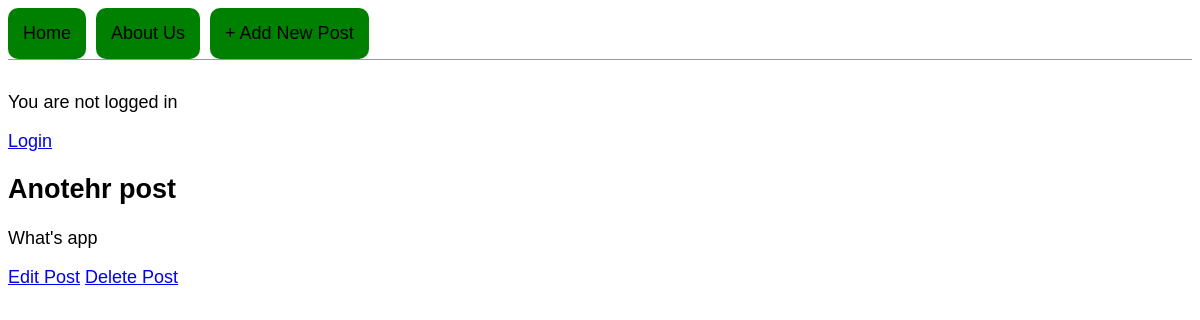
/post/3/, run on an earlier commit of the app's database.
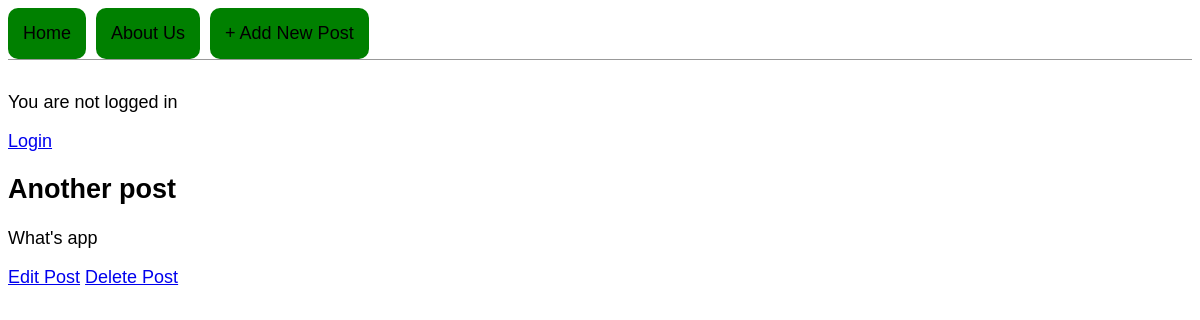
And on a later commit of the database.
### blog/models.py (models this page shows, shortened)
class BlogPost(models.Model):
    title = models.CharField(max_length=255)
    author = models.ForeignKey(
        'auth.User',
        on_delete=models.CASCADE,
    )
    body = models.TextField()

### blog/views.py (the view)
# urls.py: path('post/<int:pk>/', views.BlogDetailView.as_view(), name = 'post_detail'),
class BlogDetailView(DetailView):
    model = BlogPost
    template_name = 'post_detail.html'

### templates/post_detail.html
{% extends 'base.html' %}
{% block content %}
    <div class="post-entry">
        <h2>{{ blogpost.title }}</h2>
        <p>{{ blogpost.body }}</p>
        <a href="{% url 'post_edit' blogpost.id %}"> Edit Post</a>
        <a href="{% url 'post_delete' blogpost.id %}"> Delete Post</a>
    </div>
{% endblock %}

What changed in the data, as far as the page shows it:
changed BlogPost "What's app": title "Anotehr post" → "Another post"
